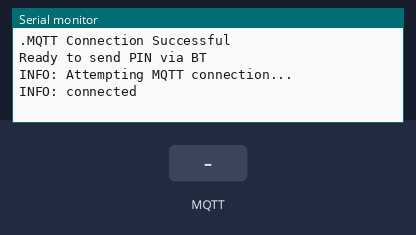
The sketch below on a simulated ESP32. Shown: the last lines printed to the serial monitor. The test bench sets the inputs (shaded band). WiFi joins after 1.5 s; servers stay silent unless stated; no MQTT or app messages arrive unless stated; USB keyboard and mouse output is not drawn.

Above: at 3.8 s.
3.9 s: MQTT message "ipad/kb" arrives on the first subscribed topic
At 5.0 s:
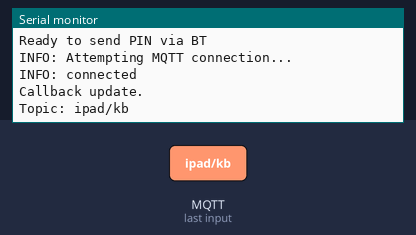
5.4 s: MQTT message "1" arrives on the first subscribed topic
At 6.2 s:
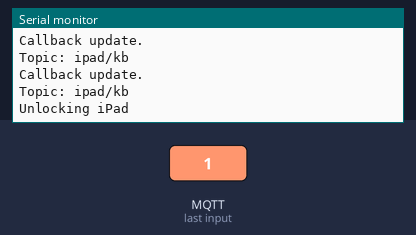

The sketch:

esp32_kb_mqtt_trigger.ino
```cpp
#include <WiFi.h>
#include <PubSubClient.h>
#define USE_NIMBLE
#include <BleKeyboard.h>


void callback(char* topic, byte* payload, unsigned int length);

//EDIT THESE LINES TO MATCH YOUR SETUP
#define MQTT_SERVER "222.222.222.222"  //your MQTT IP Address
const PROGMEM uint16_t mqtt_port = 1883;
const char* ssid = "wifi ssid";
const char* password = "wifi pass";
const char* mqtt_client = "ipad_kb"; //whatever you want the client to be, must not match other clients in HA
const char* mqtt_user = "mqtt user";
const char* mqtt_pass = "mqtt pass";
const char* pin_code = "XXXX"; //iPad pin code
#define timeSeconds 300 //set to number of seconds between activating BT keyboard commands

char const* switchTopic = "ipad/kb";

WiFiClient wifiClient;
BleKeyboard bleKeyboard;
PubSubClient client(wifiClient);

void setup() {
  //start the serial line for debugging
  Serial.begin(115200);
  delay(100);

  WiFi.mode(WIFI_STA);
  WiFi.begin(ssid, password);

  while (WiFi.status() != WL_CONNECTED) {
    delay(500);
    Serial.print(".");

  client.setServer(MQTT_SERVER, mqtt_port);
  client.setCallback(callback);
   Serial.println("MQTT Connection Successful");
  Serial.println("Ready to send PIN via BT");
  bleKeyboard.begin();

  //wait a bit before starting the main loop
      delay(2000);
}
}

void loop(){

  //reconnect if connection is lost
  if (!client.connected() && WiFi.status() == 3) {reconnect();}

  //maintain MQTT connection
  client.loop();


}

void callback(char* topic, byte* payload, unsigned int length) {

  //convert topic to string to make it easier to work with
  String topicStr = topic;

  //Print out some debugging info
  Serial.println("Callback update.");
  Serial.print("Topic: ");
  Serial.println(topicStr);

   if (topicStr == "ipad/kb")
    {

     //turn the switch on if the payload is '1' and publish to the MQTT server a confirmation message
     if(payload[0] == '1'){
        Serial.println("Unlocking iPad");
        bleKeyboard.write(32); // space to wake ipad. ascii for space = 32
        delay(1000);
        bleKeyboard.write(32); // the double-tap
        delay(4000); // 1000 = 1s
        bleKeyboard.println(pin_code); //sends code
        bleKeyboard.releaseAll(); // releases keys
        delay (timeSeconds);
       client.publish("ipad/kb/stat", "on");
       }

      //turn the switch off if the payload is '0' and publish to the MQTT server a confirmation message
     else if (payload[0] == '0'){
       Serial.println("Lock the iPad");
        bleKeyboard.press(KEY_LEFT_CTRL); // CTRL+COMMAND(WIN GUI)+q locks iPad
        delay(100);
        bleKeyboard.press(KEY_LEFT_GUI);
        delay(100);
        bleKeyboard.press(113);
        delay(100);
        bleKeyboard.releaseAll();
       client.publish("ipad/kb/stat", "off");
       }
     }

  }


void reconnect() {
  // Loop until we're reconnected
  while (!client.connected()) {
    Serial.println("INFO: Attempting MQTT connection...");
    // Attempt to connect
    if (client.connect(mqtt_client, mqtt_user, mqtt_pass)) {
      Serial.println("INFO: connected");
      client.subscribe(switchTopic);
    } else {
      Serial.print("ERROR: failed, rc=");
      Serial.print(client.state());
      Serial.println("DEBUG: try again in 5 seconds");
      // Wait 5 seconds before retrying
      delay(5000);
    }
  }
}
```

Measured:
- after the input at 3.9 s, the serial monitor: prints a new line at once (image 1)
- after the input at 5.4 s, the serial monitor: prints a new line at once (image 2)
